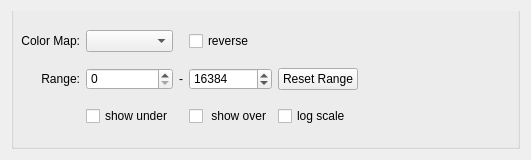
<?xml version="1.0" encoding="UTF-8"?>
<ui version="4.0">
 <class>color_map_editor</class>
 <widget class="QWidget" name="color_map_editor">
  <property name="geometry">
   <rect>
    <x>0</x>
    <y>0</y>
    <width>531</width>
    <height>160</height>
   </rect>
  </property>
  <layout class="QVBoxLayout" name="verticalLayout_2">
   <property name="spacing">
    <number>6</number>
   </property>
   <item>
    <widget class="QGroupBox" name="group_box">
     <property name="styleSheet">
      <string notr="true">QGroupBox{padding-top:15px; margin-top:-20px}</string>
     </property>
     <property name="title">
      <string/>
     </property>
     <property name="flat">
      <bool>false</bool>
     </property>
     <property name="checkable">
      <bool>false</bool>
     </property>
     <layout class="QGridLayout" name="gridLayout">
      <property name="leftMargin">
       <number>9</number>
      </property>
      <property name="topMargin">
       <number>9</number>
      </property>
      <property name="verticalSpacing">
       <number>6</number>
      </property>
      <item row="0" column="0">
       <widget class="QLabel" name="label">
        <property name="text">
         <string>Color Map:</string>
        </property>
        <property name="alignment">
         <set>Qt::AlignRight|Qt::AlignTrailing|Qt::AlignVCenter</set>
        </property>
       </widget>
      </item>
      <item row="2" column="1">
       <widget class="QCheckBox" name="show_under">
        <property name="toolTip">
         <string>Color under values as blue</string>
        </property>
        <property name="text">
         <string>show under</string>
        </property>
       </widget>
      </item>
      <item row="0" column="3">
       <widget class="QCheckBox" name="reverse">
        <property name="text">
         <string>reverse</string>
        </property>
       </widget>
      </item>
      <item row="2" column="3">
       <widget class="QCheckBox" name="show_over">
        <property name="toolTip">
         <string>Color over values as red</string>
        </property>
        <property name="text">
         <string> show over</string>
        </property>
       </widget>
      </item>
      <item row="1" column="0">
       <widget class="QLabel" name="label_2">
        <property name="text">
         <string>Range:</string>
        </property>
        <property name="alignment">
         <set>Qt::AlignRight|Qt::AlignTrailing|Qt::AlignVCenter</set>
        </property>
       </widget>
      </item>
      <item row="1" column="2">
       <widget class="QLabel" name="label_3">
        <property name="text">
         <string>-</string>
        </property>
       </widget>
      </item>
      <item row="0" column="1">
       <widget class="QComboBox" name="color_map">
        <property name="styleSheet">
         <string notr="true">combobox-popup: 0;</string>
        </property>
        <property name="maxVisibleItems">
         <number>5</number>
        </property>
       </widget>
      </item>
      <item row="1" column="1">
       <widget class="QSpinBox" name="minimum">
        <property name="keyboardTracking">
         <bool>false</bool>
        </property>
        <property name="maximum">
         <number>100000</number>
        </property>
       </widget>
      </item>
      <item row="2" column="5">
       <spacer name="horizontalSpacer_3">
        <property name="orientation">
         <enum>Qt::Horizontal</enum>
        </property>
        <property name="sizeHint" stdset="0">
         <size>
          <width>40</width>
          <height>20</height>
         </size>
        </property>
       </spacer>
      </item>
      <item row="1" column="3">
       <widget class="QSpinBox" name="maximum">
        <property name="keyboardTracking">
         <bool>false</bool>
        </property>
        <property name="maximum">
         <number>100000</number>
        </property>
        <property name="value">
         <number>16384</number>
        </property>
       </widget>
      </item>
      <item row="0" column="5">
       <spacer name="horizontalSpacer">
        <property name="orientation">
         <enum>Qt::Horizontal</enum>
        </property>
        <property name="sizeHint" stdset="0">
         <size>
          <width>40</width>
          <height>20</height>
         </size>
        </property>
       </spacer>
      </item>
      <item row="1" column="5">
       <spacer name="horizontalSpacer_2">
        <property name="orientation">
         <enum>Qt::Horizontal</enum>
        </property>
        <property name="sizeHint" stdset="0">
         <size>
          <width>40</width>
          <height>20</height>
         </size>
        </property>
       </spacer>
      </item>
      <item row="2" column="4">
       <widget class="QCheckBox" name="log_scale">
        <property name="text">
         <string>log scale</string>
        </property>
       </widget>
      </item>
      <item row="1" column="4">
       <widget class="QPushButton" name="reset_range">
        <property name="toolTip">
         <string>Reset the range to the boundary values of the images</string>
        </property>
        <property name="text">
         <string>Reset Range</string>
        </property>
       </widget>
      </item>
     </layout>
    </widget>
   </item>
  </layout>
 </widget>
 <tabstops>
  <tabstop>color_map</tabstop>
  <tabstop>reverse</tabstop>
  <tabstop>minimum</tabstop>
  <tabstop>maximum</tabstop>
  <tabstop>reset_range</tabstop>
  <tabstop>show_under</tabstop>
  <tabstop>show_over</tabstop>
  <tabstop>log_scale</tabstop>
 </tabstops>
 <resources/>
 <connections/>
</ui>
